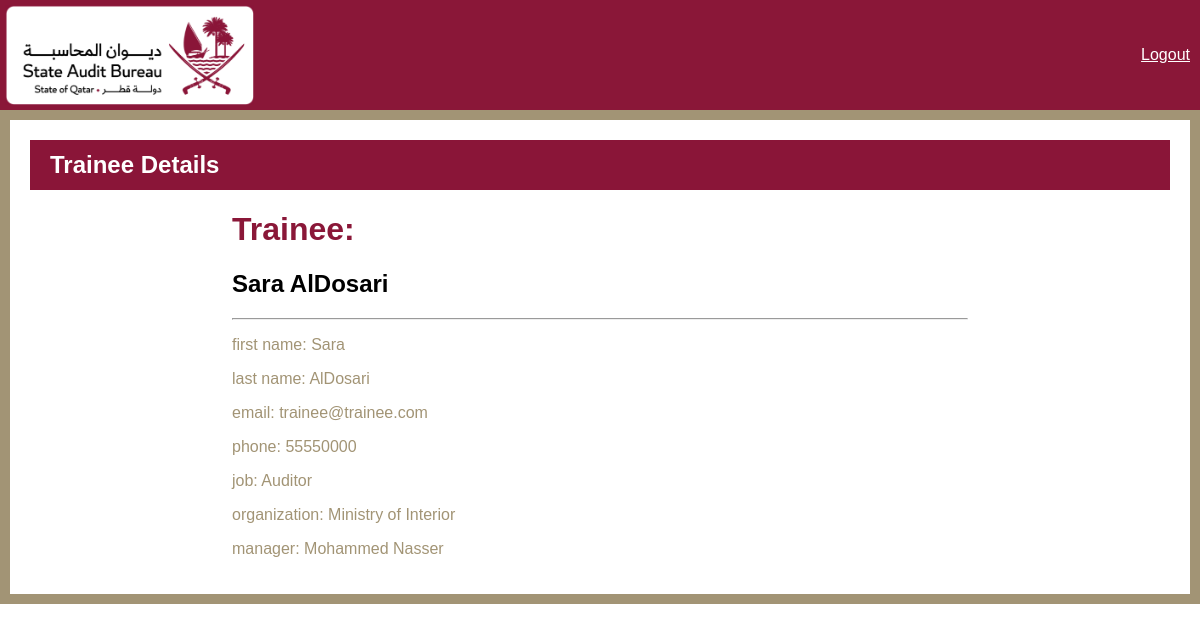
/trainee/8/, run on the app's committed database.
### base/models.py (models this page shows)
class Trainee(models.Model):
    trainee = models.OneToOneField(CustomUser, on_delete=models.CASCADE)
    phone = models.CharField(max_length=100)
    address = models.CharField(max_length=200, null=True)
    organization = models.CharField(max_length=200)
    job = models.CharField(max_length=100)
    manager = models.ForeignKey(Manager, on_delete=models.CASCADE)
    def __str__(self):
        return self.trainee.get_name()

class Manager(models.Model):
    manager = models.OneToOneField(CustomUser, on_delete=models.CASCADE)
    phone = models.CharField(max_length=100)
    organization = models.CharField(max_length=100)
    def __str__(self):
            return self.manager.first_name + ' ' + self.manager.last_name

### accounts/models.py (models this page shows, shortened)
class CustomUser(AbstractUser):
    username = models.CharField(max_length=11, unique=True)
    email = models.EmailField(max_length=254)
    first_name = models.CharField(max_length=30)
    last_name = models.CharField(max_length=30)
    ROLE_CHOICES = (
        ('trainee', 'Trainee'),
        ('admin', 'Admin'),
        ('manager', 'Manager'),
    )
    role = models.CharField(max_length=10, choices=ROLE_CHOICES, default="trainee")
    secret_key = models.CharField(max_length=16, blank=True, null=True)
    USERNAME_FIELD = "username"
    REQUIRED_FIELDS = "email", "first_name", "last_name", "role"
    def get_name(self):
        return self.first_name + " " + self.last_name

### base/views.py (the view)
# urls.py: path('trainee/<int:pk>/', TraineeDetail.as_view(), name="trainee"),
class TraineeDetail(DetailView):
    model = Trainee
    template_name = 'base/admin_dashboard/trainee_detail.html'
    context_object_name = 'trainee'

### base/templates/base/admin_dashboard/trainee_detail.html (shortened to what this page needs)
{% load static %}
<!DOCTYPE html>
<html>
   <head>
      <link rel="stylesheet" href="https://cdnjs.cloudflare.com/ajax/libs/font-awesome/6.3.0/css/all.min.css" />
	    <link rel="stylesheet" href="https://cdnjs.cloudflare.com/ajax/libs/bootstrap/5.3.0-alpha1/css/bootstrap-grid.min.css" />
    <link rel="stylesheet" href="{% static 'css/reg_style.css' %}">
</head>
   <body>
    <div class="header">
      <div class="logo">
         <img src="{% static 'img/primary-rgb-state-audit-bureau-1@2x.png' %}" alt="Logo">
        </div>
        <div class="language-toggle">
          <span ><a  style="color:white;"class="hello-msg" href="{% url 'logout' %}">Logout</a></span>
       </div>
    </div>
    <div class="gold-border container-fluid">
      <div class="maroon-bar">
        <h2>Trainee Details</h2>
      </div>
      <div class="container">
        <div class="row justify-content-center">
          <div class="col-md-8">
            <div class="card">
              <div class="card-header">
                <h1 style="color:#8A1738" > Trainee:</h1>
                <h2 style="color:#000">{{trainee}}</h2>
                <hr/>
              </div>
              <div class="card-body" >
                <p> first name: {{trainee.trainee.first_name}}</p>
                <p> last name: {{trainee.trainee.last_name}}</p>
                <p> email: {{trainee.trainee.email}}</p>
                <p> phone: {{trainee.phone}}</p>
                <p> job: {{trainee.job}}</p>
                <p> organization: {{trainee.organization}}</p>
                <p> manager: {{trainee.manager}}</p>
              </div>
            </div>
          </div>
        </div>
      </div>
    </div>
</body>
</html>

### base/static/css/reg_style.css (style rules this page uses)
* { box-sizing: border-box; }
body { margin: 0; font-family: sans-serif; color: #A29475; }
.header { display: flex; justify-content: space-between; align-items: center; padding: 10px; background-color: #8A1738; height: 110px; }
.logo img { height: 100px; left: 5px; position: absolute; top: 5px; }

### base/templates/base/admin_dashboard/trainee_detail.html (style rules this page uses)
body { margin: 20px; background-color: #fff; }
.gold-border { border: 10px solid#A29475; padding: 20px; background-color: #fff; }
.maroon-bar { background-color: #8A1538; color: #fff; height: 50px; display: flex; align-items: center; justify-content: flex-start; padding: 0 20px; }
.maroon-bar h2 { margin: 0; font-weight: bold; font-size: 24px; }

### data on the page
Trainee: trainee.last_name "Sara AlDosari", trainee.first_name "Sara", trainee.last_name "AlDosari", trainee.email "trainee@trainee.com", phone "55550000", job "Auditor", organization "Ministry of Interior", manager "Mohammed Nasser"
